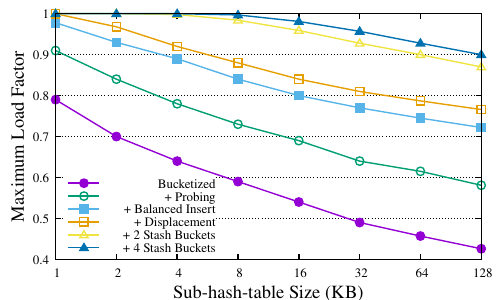

This chart was generated by the following gnuplot code:
#set terminal postscript eps color "Times-Roman" 24
set term pdfcairo lw 2 font "times new roman, 14"
#set size ratio 0.7 
set output "load_factor.pdf"

set grid y
set style fill pattern border -1
#set title "Load Factor"
set xlabel "Sub-hash-table Size (KB)" font ",20"
set ylabel "Maximum Load Factor" font ",20"

#set xtics font ",30,Bold"
#set ytics font ",30,Bold"
set xrange [1:128]
set yrange [0.4:1]
set logscale x
set xtics (1,2,4,8,16,32,64,128)

set key bottom left
#set key Left
set key reverse

set key font ",14"

plot "./data/bucketized.csv" using 1:2 with linespoints pt 7 ps 1 title "Bucketized", "./data/probe.csv" using 1:2 with linespoints pt 6 ps 1 title "+ Probing", "./data/balanced.csv" using 1:2 with linespoints pt 5 ps 1 title "+ Balanced Insert", "./data/displacement.csv" using 1:2 with linespoints pt 4 ps 1 title "+ Displacement", "./data/2stash.csv" using 1:2 with linespoints pt 8 ps 1 title "+ 2 Stash Buckets", "./data/4stash.csv" using 1:2 with linespoints pt 9 ps 1 title "+ 4 Stash Buckets"